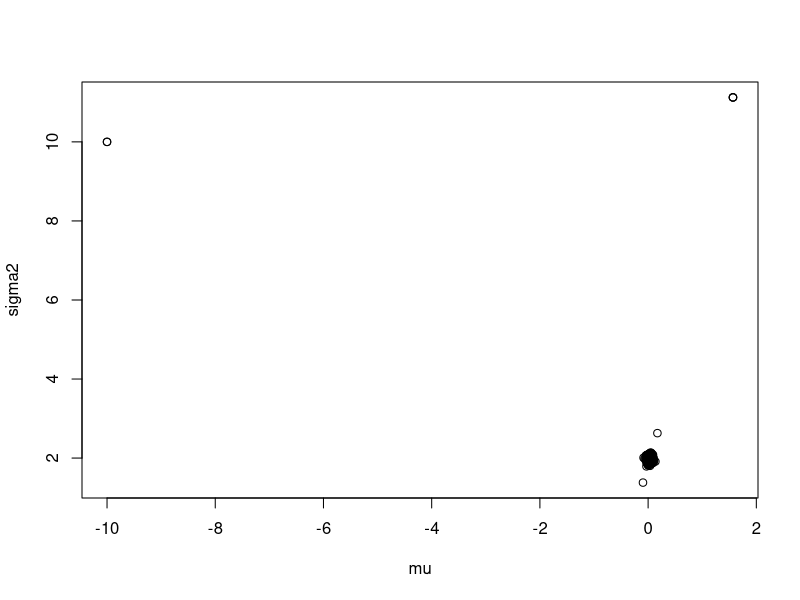
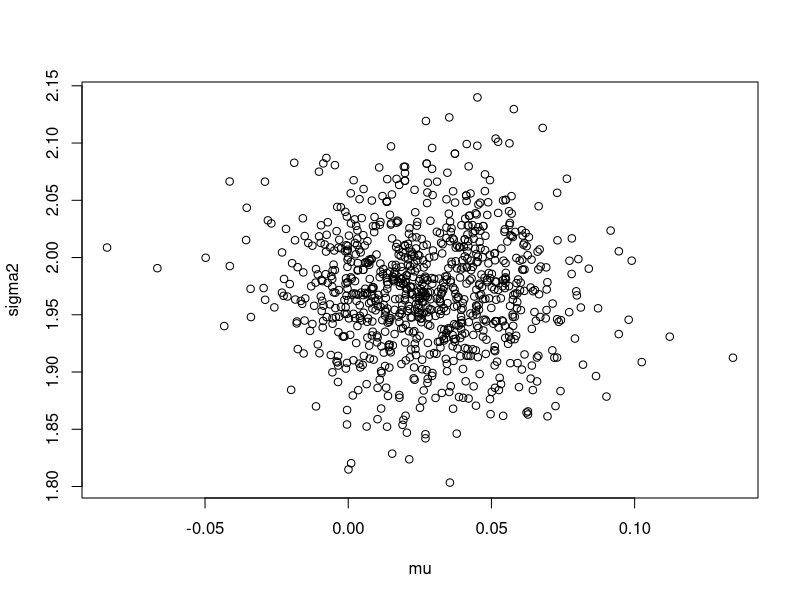
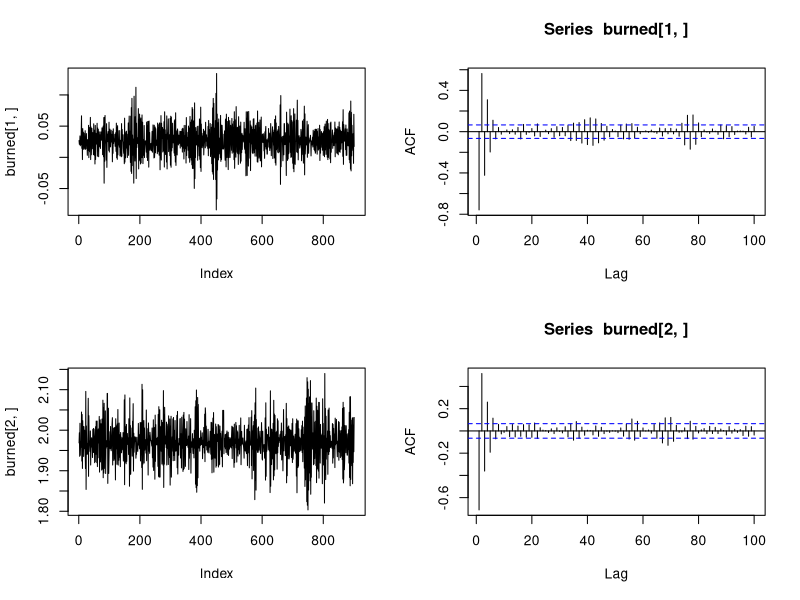
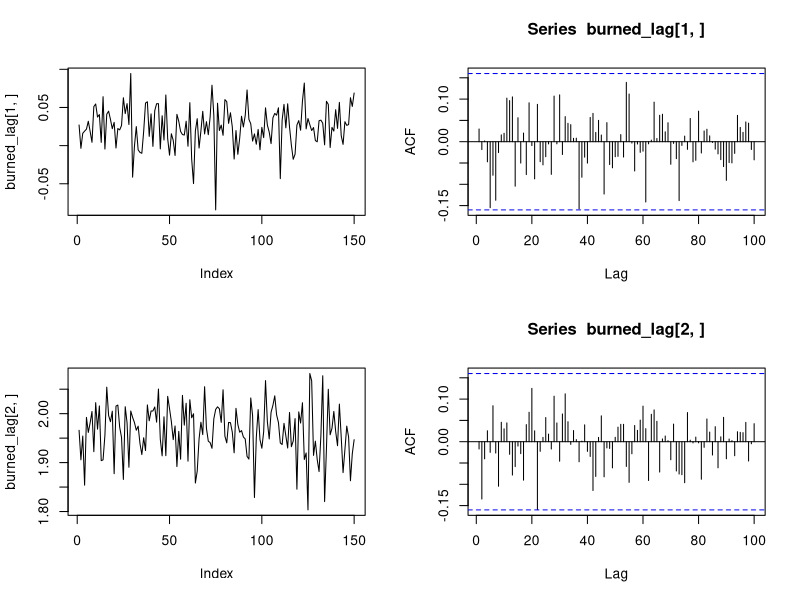
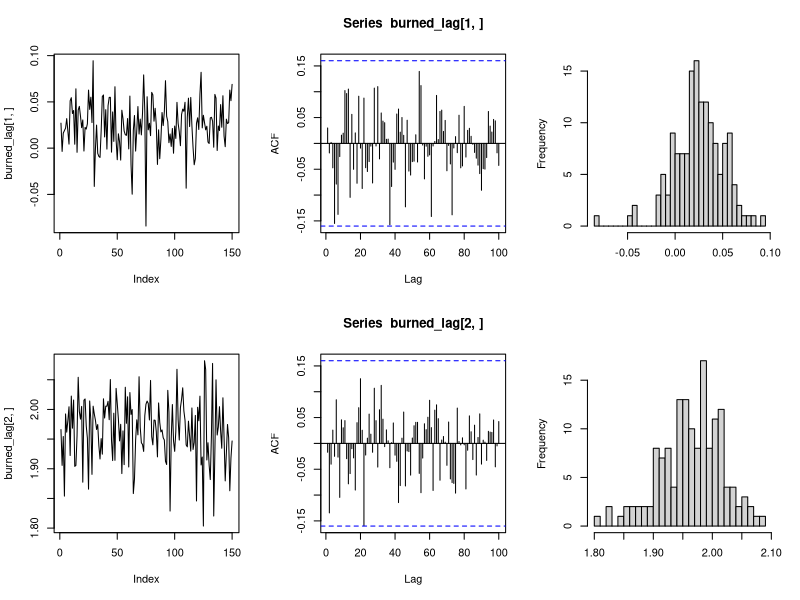

R code for these plots, in order:
###################################################################
########################## Modelo
# prioris: mu ~ N(m_0, s_0), sigma2 ~ Gama(a_0, b_0) 
# theta = (mu, sigma2)
############## Transformation sigma = exp(w) ######################
# theta = (mu, w)
###################################################################
###################################################################
logpost_theta = function(theta, param){
  # theta = (mu, w)
  
  mu = theta[1]
  w = theta[2]
  
  L = sum( dnorm(param$y, mu, exp(w), log = TRUE) )
  L = L + dnorm(mu, param$mu_0, param$s_0, log = TRUE)
  L = L + dgamma( exp( 2 * w ), shape = param$a, rate = param$b, log = TRUE)
  #x = x + 2*w
  
  return( L )
}
glogpost_theta = function(theta, param){
  mu = theta[1]
  w = theta[2]
  T = length(param$y)
  
  grad_mu = sum(param$y - mu) * exp( -2 * w )
  grad_mu = grad_mu - (mu - param$mu_0) / ( param$s_0 )**2
  
  grad_w = - T + sum( (param$y - mu)**2 ) * exp( -2 * w )
  grad_w = grad_w + 2 * (param$a - 1) - 2 * param$b * exp( 2 * w )
  
  return( matrix(c(grad_mu, grad_w), nrow = 2) )
}
G_theta_t = function(theta, param){
  mu = theta[1]
  w = theta[2]
  T = length(param$y)
  
  g11 =  T * exp(- 2 * w ) + 1 / param$s_0**2
  g22 = 2 * T  + 4 * param$b * exp(2 * w) 
  
  return( diag( c(g11, g22), 2, 2 ) )
}
d_G_mu = function(theta, param) return( matrix(0, 2, 2) )
d_G_sigma2 = function(theta, param){
  mu = theta[1]
  w = theta[2]
  T = length(param$y)
  
  g11 = -2 * T * exp( -2 * w )
  g22 = 8 * param$b * exp( 2 * w )
  
  return( diag(c(g11, g22), 2, 2) )
}
log_J_theta = function(theta, param){
  w = theta[2]
  return( log(2) + 2 * w )
}
###################################################################
########################## Algoritmo
###################################################################
H = function(p, theta, param){
  
  logpost = param$logpost
  G = param$G
  log_J = param$log_J
  
  p = matrix(p, ncol = 1)
  
  E = - logpost(theta, param) - log_J(theta, param)
  E = E + 0.5 * log( det( G(theta, param) ) )  
  E = E + 0.5 * t(p) %*% solve( G(theta, param) ) %*% p 
  
  return( E )
}
d_H_theta = function(p, theta, param){
  # param = (d_G = (d_G_theta1, ..., d_G_thetaN), ... )
  p = matrix(p, ncol = 1)
  D = length(p)
  d = matrix(nrow = D, ncol = 1)
  glogpost = param$glogpost
  G = param$G
  G.i = solve(G(theta, param))
  
  u = matrix(ncol = 1)
  
  for(i in 1:D){
    M = G.i %*% param$d_G[[i]](theta, param)
    u[i] = 0.5 * ( sum(diag( M )) - t(p) %*% M %*% d_H_p(p, theta, param) )  
    
  }
  
  u = matrix(u, ncol = 1)
  
  #d_H_theta
  d = - glogpost(theta, param) + u 
  
  return( d )
}
d_H_p = function(p, theta, param){
  p = matrix(p, ncol = 1)
  G = param$G
  return( solve( G(theta, param) ) %*% p )
}
glf = function(eps, L, theta_current, p_current, fixed_p, param){
  
  p_n = matrix(p_current, ncol = 1)
  theta_n = theta_hat = matrix(theta_current, ncol = 1)
  Proposal = matrix(nrow = nrow(p_n), ncol = 2)
  eps = matrix(eps, ncol = 1)
  
  for(t in 1:L){
    
    p_hat = p_n
    
    for(i in 1:fixed_p){
      p_hat = p_n - 0.5 * eps * d_H_theta(p_hat, theta_n, param)
    } 
    
    for(i in 1:fixed_p){
      theta_hat = theta_n + 0.5 * eps * ( d_H_p(p_hat, theta_n, param) + 
                                            d_H_p(p_hat, theta_hat, param) )
    }
    
    theta_n = theta_hat
    p_n = p_hat - 0.5 * eps * d_H_theta(p_hat, theta_n, param)
    
  }
  
  Proposal[, 1] = theta_n
  Proposal[, 2] = p_n
  
  return(Proposal)
}
rmhmc_R = function(N, eps, min_L, max_L, theta_init, param, fixed_p, 
                   seed = NULL){
  
  if ( !is.null(seed) ) set.seed(seed)
  time.init = Sys.time()
  acc = 0;
  theta_current = matrix(theta_init, ncol = 1)
  r = nrow(theta_current)
  logpost = param$logpost
  glogpost = param$glogpost
  G = param$G
  
  #inicialindo a cadeia
  chain = matrix(nrow = r, ncol =  N + 1)
  chain[, 1] = theta_current
  
  for(i in 2:(N + 1)){
    #(i) gerando p_current 
    p_current = mvtnorm::rmvnorm( n = 1, sigma = G(theta_current, param) )
    
    #(ii) Generalizaded Leapfrog
    L = sample(min_L:max_L, 1)
    Prop = glf(eps, L, theta_current, p_current, fixed_p, param)
    
    # (iii) Calculando H's
    h = H(p_current, theta_current, param)
    h = h - H(Prop[ , 2], Prop[ , 1], param)
    
    #(iv) Prop aceitação
    if( runif(1) < min(1, exp(h)) ){
      chain[, i] = Prop[, 1]
      theta_current = matrix(chain[, i], ncol = 1)
      acc = acc + 1
    }else{
      chain[, i] = theta_current
    }
  }
  time.final = Sys.time()
  return(list("chain" = chain, "acc" = acc, "time" = time.final - time.init))
}


mu = 0
sigma = sqrt(2)
T = 3e3
y = rnorm(T, mu, sigma)

N = 1e3
z = rmhmc_R(N, eps = c(0.1, 0.1), min_L = 20, max_L = 30, 
            fixed_p = 5, theta_init = c( -10, 0.5 * log( 10 ) ), 
            param = list(y = y, 
                         mu_0 = 10, s_0 = 3.2, 
                         a = 2, b = 2,
                         logpost = logpost_theta,
                         glogpost = glogpost_theta,
                         G = G_theta_t,
                         d_G = c(d_G_mu, d_G_sigma2),
                         log_J = log_J_theta ),
            #seed = seed
)
z$acc/N
z$time

chain = unlist(z$chain)
# sigma2 = exp(2w)
chain[2, ] = exp( 2 * chain[2, ] )
plot(chain[1, ], chain[2, ], xlab = 'mu', ylab = 'sigma2')

############################### Convergence analysis
# Trace plots
burn = 100
burned = chain[, -c(1:burn)]
plot(burned[1, ], burned[2, ], xlab = 'mu', ylab = 'sigma2')
par(mfrow = c(2, 2))
plot(burned[1, ], type = 'l')
plot(acf(burned[1, ], lag.max = 100, plot = FALSE)[1:100])
plot(burned[2, ], type = 'l')
plot(acf(burned[2, ], lag.max = 100, plot = FALSE)[1:100])
par(mfrow = c(1, 1))

# Jumps
lags = 5
jumps = seq(0, N - burn, by = 1 + lags)
burned_lag = burned[, jumps]
par(mfrow = c(2, 2))
plot(burned_lag[1, ], type = 'l')
plot(acf(burned_lag[1, ], lag.max = 100, plot = FALSE)[1:100])
plot(burned_lag[2, ], type = 'l')
plot(acf(burned_lag[2, ], lag.max = 100, plot = FALSE)[1:100])
par(mfrow = c(1, 1))

############### Análise numérica
mcmcchain = coda::as.mcmc( t( burned_lag ) )
####### Geweke Statistic
# |G| > 1.96 evidencia não convergencia
CD = coda::geweke.diag(mcmcchain)
CD
####### Fator de ineficiência (IF)
# IF = N / N_eff, onde N_eff = effective Sample Size
# Se IF >> 1, indica uma má mistura da cadeia gerada
N_new = ncol( burned_lag )
N_eff = coda::effectiveSize(mcmcchain)
IF = N_new / N_eff
IF
####### MCMC error
# MCerror = sd( Variavel ) / sqrt( N_eff )
mc_error = round( apply( burned_lag, MARGIN = 1, FUN = sd) / sqrt( N_eff ), 5 )
mc_error

par(mfrow = c(2, 3))
plot(burned_lag[1, ], type = 'l')
plot(acf(burned_lag[1, ], lag.max = 100, plot = FALSE)[1:100])
hist(burned_lag[1, ], breaks = 30, xlab = '', main = '')
plot(burned_lag[2, ], type = 'l')
plot(acf(burned_lag[2, ], lag.max = 100, plot = FALSE)[1:100])
hist(burned_lag[2, ], breaks = 30, xlab = '', main = '')
par(mfrow = c(1, 1))

data = matrix(c(mean(burned_lag[1, ]), 
                quantile(burned_lag[1, ], probs = c(0.025, 0.975)),
                mean(burned_lag[2, ]),
                quantile(burned_lag[2, ], probs = c(0.025, 0.975))),
              nrow = 2, byrow = TRUE)
row.names(data) = c('mu_hat', 'sigma2_hat')
colnames(data) = c('mean', '2.5%', '97,5%')
data

